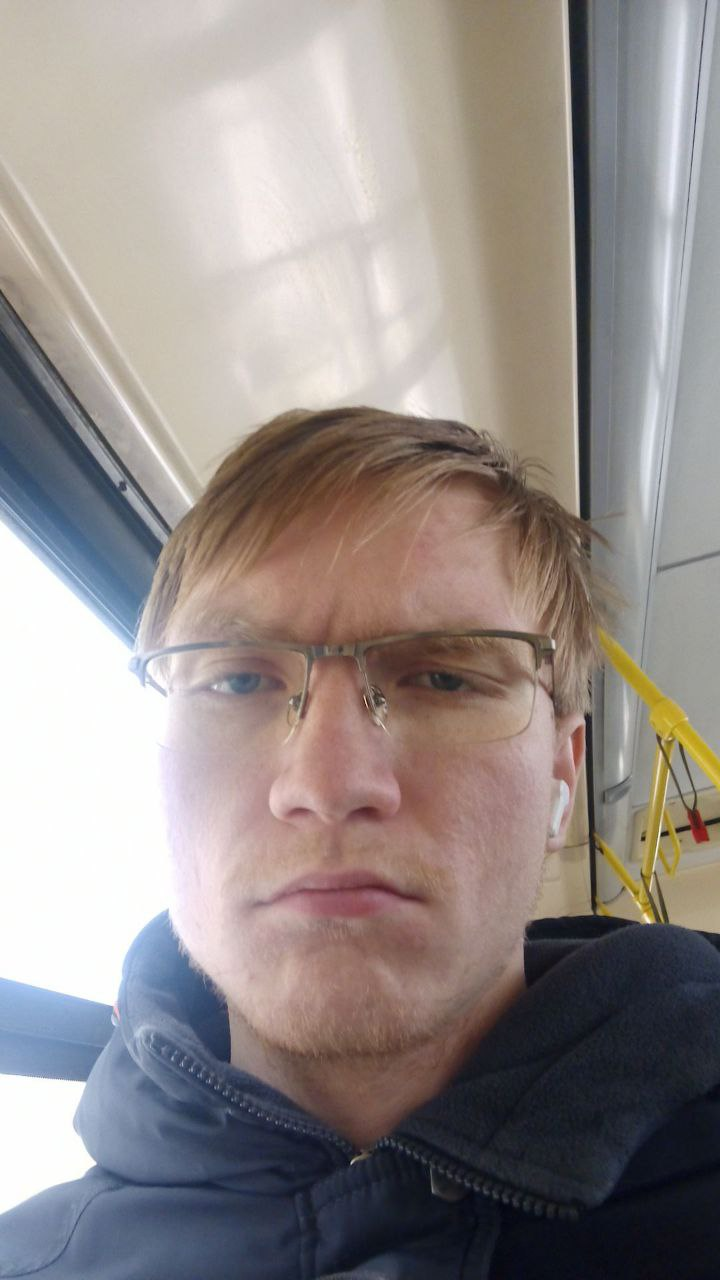
#> input picture photo_1.jpg, 720 x 1280 px
$ python face_detection.py
#> lines starting #> are read from the running program, lines starting #| are printed output that depends on the picture; after the words box and inside, x2 and y2 are one past the last pixel; in counts of white or black regions, pixels touching at a corner belong together
import argparse
import cv2
import sys

parser = argparse.ArgumentParser(description="Face detection on an image.")
parser.add_argument('image_path', nargs='?', default='photo_1.jpg', help='Path to the image file')

args = parser.parse_args()
image_path = args.image_path

image = cv2.imread(image_path)
#> image is the input picture: shape (1280, 720, 3); mean B, G, R 138, 140.4, 148.5

if image is None:
    print(f"Error: Unable to load image from {image_path}")
    sys.exit(1)


face_cascade = cv2.CascadeClassifier(cv2.data.haarcascades + 'haarcascade_frontalface_default.xml')
gray = cv2.cvtColor(image, cv2.COLOR_BGR2GRAY)
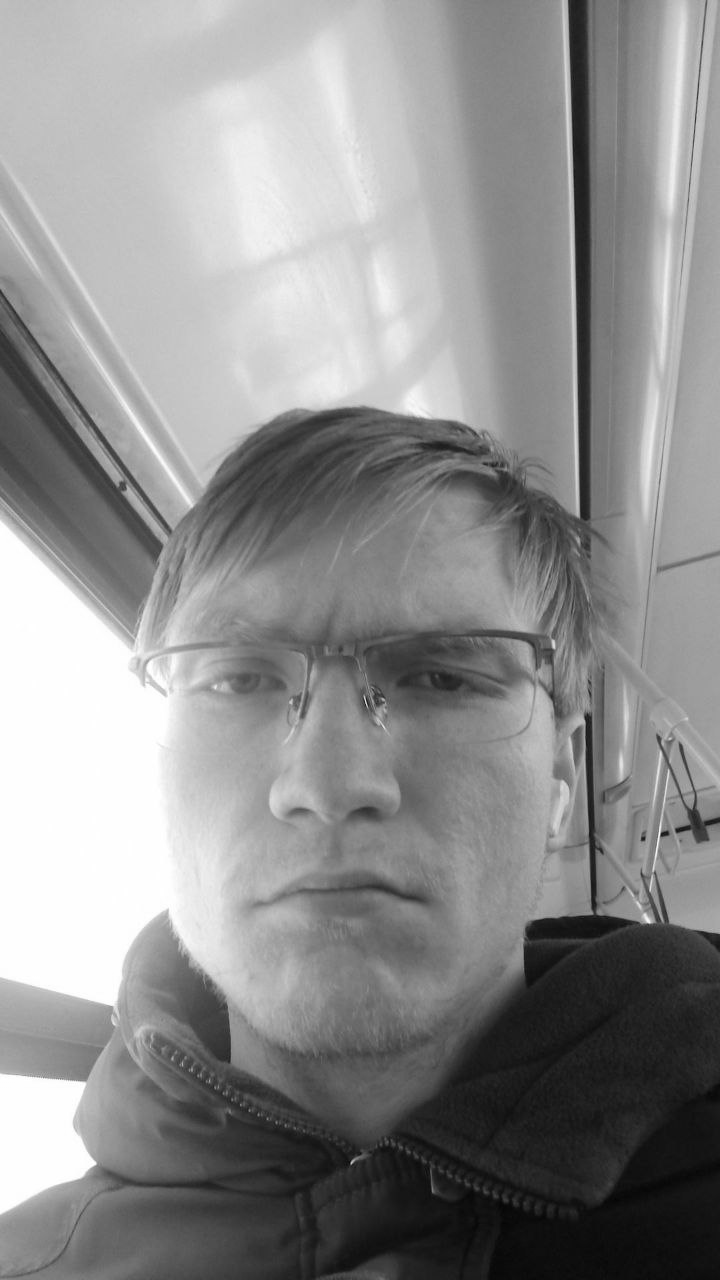
#> gray: shape (1280, 720); min 2, max 255, mean 142.5
faces = face_cascade.detectMultiScale(gray, scaleFactor=1.1, minNeighbors=5, minSize=(30, 30))
#> faces = [[127, 505, 485, 485]]

print(f"Found {len(faces)} face(s)")
#| Found 1 face(s)

for (x, y, w, h) in faces:
    cv2.rectangle(image, (x, y), (x + w, y + h), (0, 0, 255), 2)
#> this loop made 1 pass
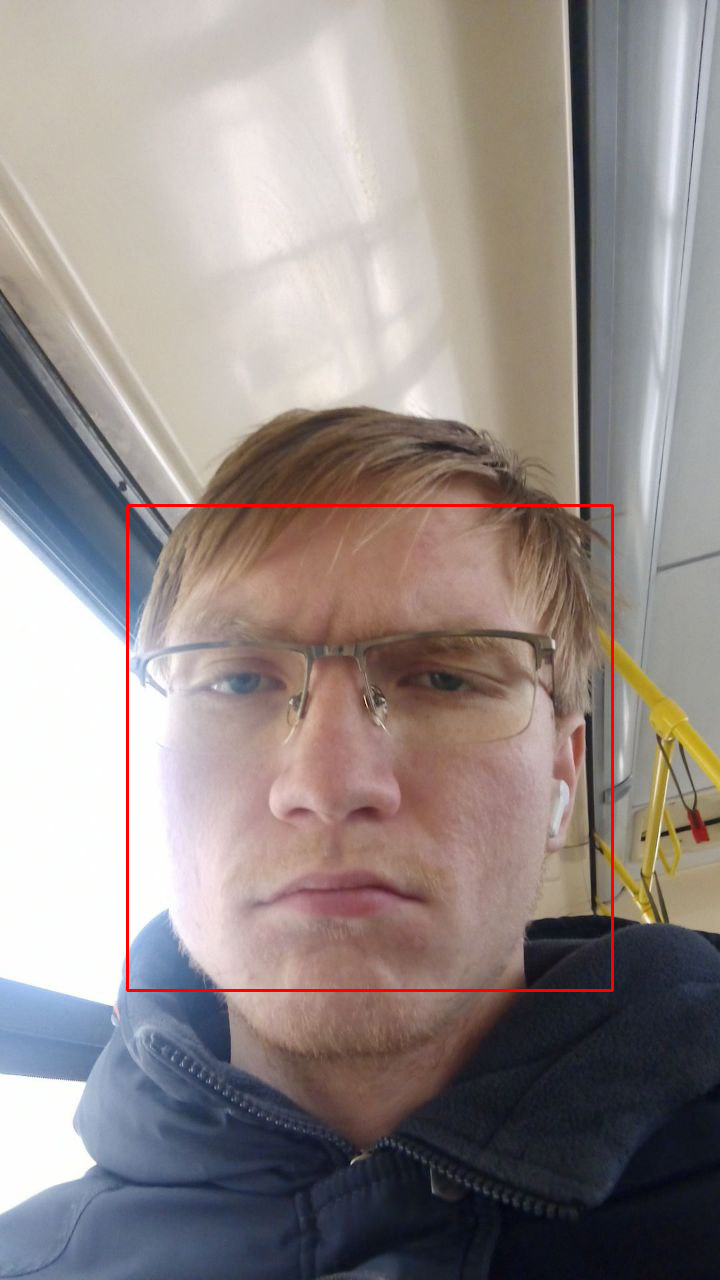
#> image: shape (1280, 720, 3); 0.63% of pixels changed, all inside (x1, y1, x2, y2) = (126, 504, 614, 992)

output_image_path = f"{image_path.split('.jpg')[0]}_output.jpg"
cv2.imwrite(output_image_path, image)
print(f"Saved output image to {output_image_path}")

cv2.imshow('Detected Faces', image)
cv2.waitKey(0)
cv2.destroyAllWindows()
